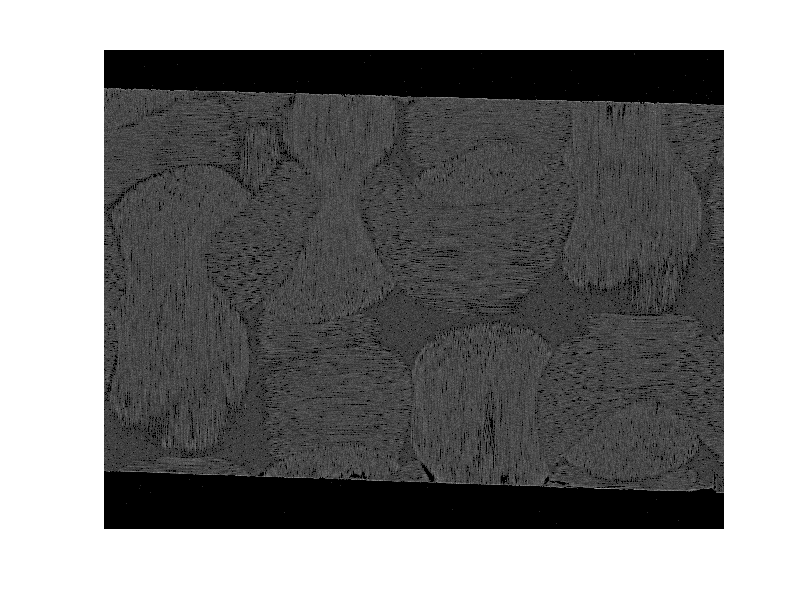

Write the MATLAB code that produced this figure. (Note: this script raises an error after producing the figure.)

% im = imread3D('C:\Users\Joris\Documents\PhD\matlab\data\microct\reconstructed2\stack.tif');
load im.mat
% im = squeeze(img(200,:,:));

% figure,imshow(im,[])
T = 7000;
im2 = im;
im2(im<T) = 0;
% figure,imshow(im2,[]);

filter_l = fspecial('average');
filter_h = fspecial('prewitt');
filter_v = filter_h';

im_l = imfilter(im2,filter_l);
im_h = imfilter(im2,filter_h);
im_v = imfilter(im2,filter_v);
im_sh = stdfilt(im_h);
im_sv = stdfilt(im_v);
% figure,imshow(im_l,[]);
% figure,imshow(im_h,[]);
% figure,imshow(im_v,[]);
% figure,imshow(im_sh,[]);
% figure,imshow(im_sv,[]);

n_l_lines = 5;
n_h_lines = 5;
n_v_lines = 5;
figure; imshow(im2,[]);

disp(['Please annotate ' num2str(n_l_lines) ' background regions. ']);
l_coos = [];
for i=1:n_l_lines
    h = imfreehand(gca,'Closed',0);
    setColor(h,[0,1,0]);
    l_coos = [l_coos; round(getPosition(h))];
end

disp(['Please annotate ' num2str(n_h_lines) ' horizontally textured regions. ']);
h_coos = [];
for i=1:n_h_lines
    h = imfreehand(gca,'Closed',0);
    setColor(h,[1,0,0]);
    h_coos = [h_coos; round(getPosition(h))];
end

disp(['Please annotate ' num2str(n_v_lines) ' vertically textured regions. ']);
v_coos = [];
for i=1:n_v_lines
    h = imfreehand(gca,'Closed',0);
    setColor(h,[0,0,1]);
    v_coos = [v_coos; round(getPosition(h))];
end

l_selection = zeros(size(im2));
for i=1:size(l_coos,1)
    l_selection(l_coos(i,2),l_coos(i,1)) = 1;
end
l_selection = logical(l_selection);

h_selection = zeros(size(im2));
for i=1:size(h_coos,1)
    h_selection(h_coos(i,2),h_coos(i,1)) = 1;
end
h_selection = logical(h_selection);

v_selection = zeros(size(im2));
for i=1:size(v_coos,1)
    v_selection(v_coos(i,2),v_coos(i,1)) = 1;
end
v_selection = logical(v_selection);

% figure,imshow(l_selection,[]);
% figure,imshow(h_selection,[]);
% figure,imshow(v_selection,[]);

% Estimate kernel smoothing functions: XY_ksd_f expresses the probability
% that feature outcome X of a pixel corresponds to pixel class Y
disp('Training model ...');
disp('    Computing kernel smoothing functions ...');
[ll_ksd_f, ll_ksd_x]   = ksdensity(im_l(l_selection));  % lowpass features of the trained background samples
[lh_ksd_f, lh_ksd_x]   = ksdensity(im_l(h_selection));  % lowpass features of the trained horizontal samples
[lv_ksd_f, lv_ksd_x]   = ksdensity(im_l(v_selection));  % lowpass features of the trained vertical samples

[hl_ksd_f, hl_ksd_x]   = ksdensity(im_h(l_selection));  % horizontal prewitt features of the trained background samples
[hh_ksd_f, hh_ksd_x]   = ksdensity(im_h(h_selection));  % horizontal prewitt features of the trained horizontal samples
[hv_ksd_f, hv_ksd_x]   = ksdensity(im_h(v_selection));  % horizontal prewitt features of the trained vertical samples

[vl_ksd_f, vl_ksd_x]   = ksdensity(im_v(l_selection));  % vertical prewitt features of the trained background samples
[vh_ksd_f, vh_ksd_x]   = ksdensity(im_v(h_selection));  % vertical prewitt features of the trained horizontal samples
[vv_ksd_f, vv_ksd_x]   = ksdensity(im_v(v_selection));  % vertical prewitt features of the trained vertical samples

[shl_ksd_f, shl_ksd_x] = ksdensity(im_sh(l_selection)); % horizontal std features of the trained background samples
[shh_ksd_f, shh_ksd_x] = ksdensity(im_sh(h_selection)); % horizontal std features of the trained horizontal samples
[shv_ksd_f, shv_ksd_x] = ksdensity(im_sh(v_selection)); % horizontal std features of the trained vertical samples

[svl_ksd_f, svl_ksd_x] = ksdensity(im_sv(l_selection)); % vertical std features of the trained background samples
[svh_ksd_f, svh_ksd_x] = ksdensity(im_sv(h_selection)); % vertical std features of the trained horizontal samples
[svv_ksd_f, svv_ksd_x] = ksdensity(im_sv(v_selection)); % vertical std features of the trained vertical samples

% normalize
ll_ksd_f  = ll_ksd_f/sum(ll_ksd_f);
lh_ksd_f  = lh_ksd_f/sum(lh_ksd_f);
lv_ksd_f  = lv_ksd_f/sum(lv_ksd_f);

hl_ksd_f  = hl_ksd_f/sum(hl_ksd_f);
hh_ksd_f  = hh_ksd_f/sum(hh_ksd_f);
hv_ksd_f  = hv_ksd_f/sum(hv_ksd_f);

vl_ksd_f  = vl_ksd_f/sum(vl_ksd_f);
vh_ksd_f  = vh_ksd_f/sum(vh_ksd_f);
vv_ksd_f  = vv_ksd_f/sum(vv_ksd_f);

shl_ksd_f = shl_ksd_f/sum(shl_ksd_f);
shh_ksd_f = shh_ksd_f/sum(shh_ksd_f);
shv_ksd_f = shv_ksd_f/sum(shv_ksd_f);

svl_ksd_f = svl_ksd_f/sum(svl_ksd_f);
svh_ksd_f = svh_ksd_f/sum(svh_ksd_f);
svv_ksd_f = svv_ksd_f/sum(svv_ksd_f);

% plot estimates
figure;
subplot(3,5,1);
plot(ll_ksd_x,ll_ksd_f); title('L-L KSD'); xlim([0 20000]);
subplot(3,5,6);
plot(lh_ksd_x,lh_ksd_f); title('L-H KSD'); xlim([0 20000]);
subplot(3,5,11);
plot(lv_ksd_x,lv_ksd_f); title('L-V KSD'); xlim([0 20000]);

subplot(3,5,2);
plot(hl_ksd_x,hl_ksd_f); title('H-L KSD'); xlim([-40000 40000]);
subplot(3,5,7);
plot(hh_ksd_x,hh_ksd_f); title('H-H KSD'); xlim([-40000 40000]);
subplot(3,5,12);
plot(hv_ksd_x,hv_ksd_f); title('H-V KSD'); xlim([-40000 40000]);

subplot(3,5,3);
plot(vl_ksd_x,vl_ksd_f); title('V-L KSD'); xlim([-40000 40000]);
subplot(3,5,8);
plot(vh_ksd_x,vh_ksd_f); title('V-H KSD'); xlim([-40000 40000]);
subplot(3,5,13);
plot(vv_ksd_x,vv_ksd_f); title('V-V KSD'); xlim([-40000 40000]);

subplot(3,5,4);
plot(shl_ksd_x,shl_ksd_f); title('SH-L KSD'); xlim([0 25000]);
subplot(3,5,9);
plot(shh_ksd_x,shh_ksd_f); title('SH-H KSD'); xlim([0 25000]);
subplot(3,5,14);
plot(shv_ksd_x,shv_ksd_f); title('SH-V KSD'); xlim([0 25000]);

subplot(3,5,5);
plot(svl_ksd_x,svl_ksd_f); title('SV-L KSD'); xlim([0 25000]);
subplot(3,5,10);
plot(svh_ksd_x,svh_ksd_f); title('SV-H KSD'); xlim([0 25000]);
subplot(3,5,15);
plot(svv_ksd_x,svv_ksd_f); title('SV-V KSD'); xlim([0 25000]);


% construction of the probability maps
disp('    Computing probability maps ...');
imt = im;
imt_l = imfilter(imt,filter_l);
imt_h = imfilter(imt,filter_h);
imt_v = imfilter(imt,filter_v);
imt_sh = stdfilt(imt_h);
imt_sv = stdfilt(imt_v);

% LL
temp = repmat(imt_l,1,1,length(ll_ksd_x));
temp = abs(temp - permute(repmat(ll_ksd_x,size(imt_l,1),1,size(imt_l,2)),[1,3,2]));
[~,I] = min(temp,[],3);
ll_pm = ll_ksd_f(I);
% LH
temp = repmat(imt_l,1,1,length(lh_ksd_x));
temp = abs(temp - permute(repmat(lh_ksd_x,size(imt_l,1),1,size(imt_l,2)),[1,3,2]));
[~,I] = min(temp,[],3);
lh_pm = lh_ksd_f(I);
% LV
temp = repmat(imt_l,1,1,length(lv_ksd_x));
temp = abs(temp - permute(repmat(lv_ksd_x,size(imt_l,1),1,size(imt_l,2)),[1,3,2]));
[~,I] = min(temp,[],3);
lv_pm = lv_ksd_f(I);

% HL
temp = repmat(imt_h,1,1,length(hl_ksd_x));
temp = abs(temp - permute(repmat(hl_ksd_x,size(imt_h,1),1,size(imt_h,2)),[1,3,2]));
[~,I] = min(temp,[],3);
hl_pm = hl_ksd_f(I);
% HH
temp = repmat(imt_h,1,1,length(hh_ksd_x));
temp = abs(temp - permute(repmat(hh_ksd_x,size(imt_h,1),1,size(imt_h,2)),[1,3,2]));
[~,I] = min(temp,[],3);
hh_pm = hh_ksd_f(I);
% HV
temp = repmat(imt_h,1,1,length(hv_ksd_x));
temp = abs(temp - permute(repmat(hv_ksd_x,size(imt_h,1),1,size(imt_h,2)),[1,3,2]));
[~,I] = min(temp,[],3);
hv_pm = hv_ksd_f(I);

% VL
temp = repmat(imt_v,1,1,length(vl_ksd_x));
temp = abs(temp - permute(repmat(vl_ksd_x,size(imt_v,1),1,size(imt_v,2)),[1,3,2]));
[~,I] = min(temp,[],3);
vl_pm = vl_ksd_f(I);
% VH
temp = repmat(imt_v,1,1,length(vh_ksd_x));
temp = abs(temp - permute(repmat(vh_ksd_x,size(imt_v,1),1,size(imt_v,2)),[1,3,2]));
[~,I] = min(temp,[],3);
vh_pm = vh_ksd_f(I);
% VV
temp = repmat(imt_v,1,1,length(vv_ksd_x));
temp = abs(temp - permute(repmat(vv_ksd_x,size(imt_v,1),1,size(imt_v,2)),[1,3,2]));
[~,I] = min(temp,[],3);
vv_pm = vv_ksd_f(I);

% SHL
temp = repmat(imt_sh,1,1,length(shl_ksd_x));
temp = abs(temp - permute(repmat(shl_ksd_x,size(imt_sh,1),1,size(imt_sh,2)),[1,3,2]));
[~,I] = min(temp,[],3);
shl_pm = shl_ksd_f(I);
% SHH
temp = repmat(imt_sh,1,1,length(shh_ksd_x));
temp = abs(temp - permute(repmat(shh_ksd_x,size(imt_sh,1),1,size(imt_sh,2)),[1,3,2]));
[~,I] = min(temp,[],3);
shh_pm = shh_ksd_f(I);
% SHV
temp = repmat(imt_sh,1,1,length(shv_ksd_x));
temp = abs(temp - permute(repmat(shv_ksd_x,size(imt_sh,1),1,size(imt_sh,2)),[1,3,2]));
[~,I] = min(temp,[],3);
shv_pm = shv_ksd_f(I);

% SVL
temp = repmat(imt_sv,1,1,length(svl_ksd_x));
temp = abs(temp - permute(repmat(svl_ksd_x,size(imt_sv,1),1,size(imt_sv,2)),[1,3,2]));
[~,I] = min(temp,[],3);
svl_pm = svl_ksd_f(I);
% SVH
temp = repmat(imt_sv,1,1,length(svh_ksd_x));
temp = abs(temp - permute(repmat(svh_ksd_x,size(imt_sv,1),1,size(imt_sv,2)),[1,3,2]));
[~,I] = min(temp,[],3);
svh_pm = svh_ksd_f(I);
% SVV
temp = repmat(imt_sv,1,1,length(svv_ksd_x));
temp = abs(temp - permute(repmat(svv_ksd_x,size(imt_sv,1),1,size(imt_sv,2)),[1,3,2]));
[~,I] = min(temp,[],3);
svv_pm = svv_ksd_f(I);

% % plot probability maps
% figure;
% subplot(3,5,1);
% imshow(ll_pm,[]); title('L-L'); 
% subplot(3,5,6);
% imshow(lh_pm,[]); title('L-H'); 
% subplot(3,5,11);
% imshow(lv_pm,[]); title('L-V'); 
% 
% subplot(3,5,2);
% imshow(hl_pm,[]); title('H-L'); 
% subplot(3,5,7);
% imshow(hh_pm,[]); title('H-H'); 
% subplot(3,5,12);
% imshow(hv_pm,[]); title('H-V'); 
% 
% subplot(3,5,3);
% imshow(vl_pm,[]); title('V-L'); 
% subplot(3,5,8);
% imshow(vh_pm,[]); title('V-H'); 
% subplot(3,5,13);
% imshow(vv_pm,[]); title('V-V'); 
% 
% subplot(3,5,4);
% imshow(shl_pm,[]); title('SH-L'); 
% subplot(3,5,9);
% imshow(shh_pm,[]); title('SH-H'); 
% subplot(3,5,14);
% imshow(shv_pm,[]); title('SH-V'); 
% 
% subplot(3,5,5);
% imshow(svl_pm,[]); title('SV-L'); 
% subplot(3,5,10);
% imshow(svh_pm,[]); title('SV-H'); 
% subplot(3,5,15);
% imshow(svv_pm,[]); title('SV-V'); 

% combine probability maps to class probabilities
disp('    Combining probability maps to class probabilities ...');
l_params = [1.00 0.05 0.05 0.25 0.25];
h_params = [0.50 0.00 0.35 0.00 0.35];
v_params = [0.50 0.35 0.00 0.35 0.00];

l_prob = l_params(1)*ll_pm + l_params(2)*hl_pm + l_params(3)*vl_pm + l_params(4)*shl_pm + l_params(5)*svl_pm;
l_prob = l_prob/sum(l_params);
h_prob = h_params(1)*lh_pm + h_params(2)*hh_pm + h_params(3)*vh_pm + h_params(4)*shh_pm + h_params(5)*svh_pm;
h_prob = h_prob/sum(h_params);
v_prob = v_params(1)*lv_pm + v_params(2)*hv_pm + v_params(3)*vv_pm + v_params(4)*shv_pm + v_params(5)*svv_pm;
v_prob = v_prob/sum(v_params);

lowpass = fspecial('disk', 10);
% figure, imshow(l_prob,[]);
% figure, imshow(h_prob,[]);
% figure, imshow(v_prob,[]);

% extract segmentation
disp('Extracting segmentation ...');
prob_maps = zeros(size(l_prob,1),size(l_prob,2),3);
prob_maps(:,:,1) = l_prob;
prob_maps(:,:,2) = h_prob;
prob_maps(:,:,3) = v_prob;
[M_S,I_S] = max(prob_maps,[],3);
L = I_S==1;
H = I_S==2;
V = I_S==3;
figure,imshow(L,[]);
figure,imshow(H,[]);
figure,imshow(V,[]);

% figure,imshow(L,[]);
LL = medfilt2(L,[11 11]);
% figure,imshow(LL,[]);
LLL = imclose(LL,strel('disk',3));
% figure,imshow(LLL,[]);
LLLL = imopen(LLL,strel('disk',6));
% figure,imshow(LLLL,[]);
LLLLL = imfill(LLLL,'holes');
% figure,imshow(LLLLL,[]);
LLLLLL = bwareaopen(LLLLL, 1000);
% figure,imshow(LLLLLL,[]);

% figure,imshow(H,[]);
HH = medfilt2(H,[15 15]);
% figure,imshow(HH,[]);
HHH = imopen(HH,strel('disk',7));
% figure,imshow(HHH,[]);
HHHH = imclose(HHH,strel('disk',4));
% figure,imshow(HHHH,[]);
HHHHH = imfill(HHHH,'holes');
% figure,imshow(HHHHH,[]);
HHHHHH = bwareaopen(HHHHH, 2500);
% figure,imshow(HHHHHH,[]);

% figure,imshow(V,[]);
VV = medfilt2(V,[5 5]);
% figure,imshow(VV,[]);
VVV = imclose(VV,strel('disk',7));
% figure,imshow(VVV,[]);
VVVV = imopen(VVV,strel('disk',3));
% figure,imshow(VVVV,[]);
VVVVV = imfill(VVVV,'holes');
% figure,imshow(VVVVV,[]);
VVVVVV = bwareaopen(VVVVV, 2500);
% figure,imshow(VVVVVV,[]);

L_S = LLLLLL;
H_S = HHHHHH;
V_S = VVVVVV;

figure, imshow(uint16(drawmask(im,H_S)));
figure, imshow(uint16(im));
figure, imshow(uint16(drawmask(im,V_S)));
